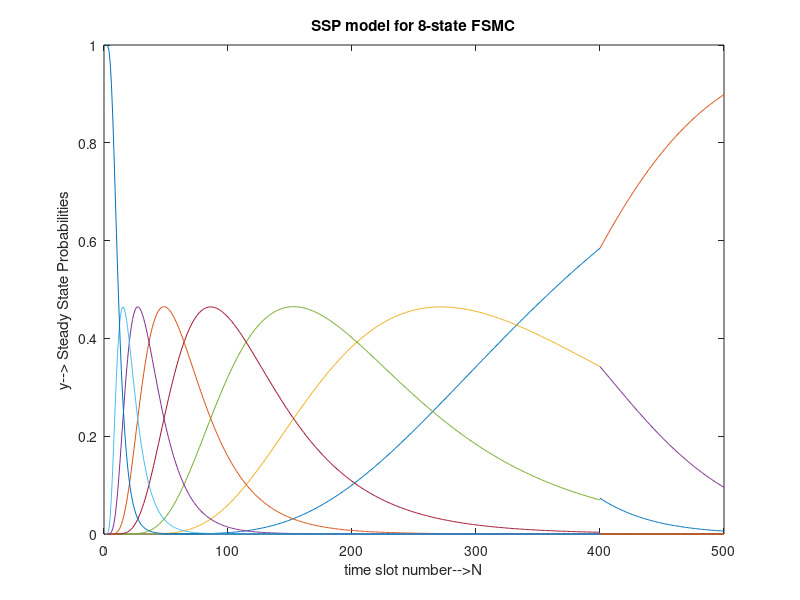

This figure's MATLAB source:
P=43;
N=10;
t=1:1:400;
t1=400:1:500;
y=63-20*log10(4*pi*(0.1*t)*3.1)-10;
y1=63-20*log10(4*pi*(0.1*t1)*3.1)-10-10*2.412*log10(0.1*t1/40);
S1=0.5+0.5*erf((4.34*log(0.1)-y)/5.7);
S11=0.5+0.5*erf((4.34*log(0.1)-y1)/5.7);
S2=0.5+0.5*erf((4.34*log(0.316)-y)/5.7)-S1;
S21=0.5+0.5*erf((4.34*log(0.316)-y1)/5.7)-S11;
S3=0.5+0.5*erf((4.34*log(1)-y)/5.7)-S2-S1;
S31=0.5+0.5*erf((4.34*log(0.316)-y1)/5.7)-S11-S21;
S4=0.5+0.5*erf((4.34*log(3.16)-y)/5.7)-S2-S1-S3;
S41=0.5+0.5*erf((4.34*log(3.16)-y1)/5.7)-S21-S11-S31;
S5=0.5+0.5*erf((4.34*log(10)-y)/5.7)-S2-S1-S3-S4;
S51=0.5+0.5*erf((4.34*log(10)-y1)/5.7)-S21-S11-S31-S41;
S6=0.5+0.5*erf((4.34*log(31.62)-y)/5.7)-S2-S1-S3-S4-S5;
S61=0.5+0.5*erf((4.34*log(31.62)-y1)/5.7)-S21-S11-S31-S41-S51;
S7=0.5+0.5*erf((4.34*log(100)-y)/5.7)-S2-S1-S3-S4-S5-S6;
S71=0.5+0.5*erf((4.34*log(100)-y1)/5.7)-S21-S11-S31-S41-S51-S61;
S8=1-S2-S1-S3-S4-S5-S6-S7;
S81=1-S21-S11-S31-S41-S51-S61-S71;
plot(t,S1);
hold on
plot(t1,S11);
hold on
plot(t,S2);
hold on
plot(t1,S21);
hold on
plot(t,S3);
hold on
plot(t1,S31);
hold on
plot(t,S4);
hold on
plot(t1,S41);
hold on
plot(t,S5);
hold on
plot(t1,S51);
hold on
plot(t,S6);
hold on
plot(t1,S61);
hold on
plot(t,S7);
hold on
plot(t1,S71);
hold on
plot(t,S8);
hold on
plot(t1,S81);
xlabel('time slot number-->N'); 
ylabel('y--> Steady State Probabilities'); 
title('SSP model for 8-state FSMC');

